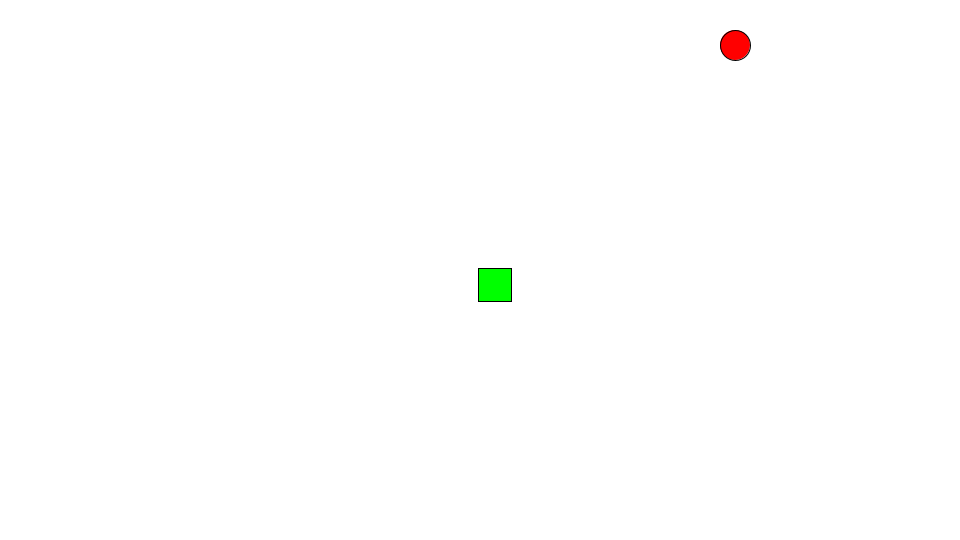
Frame 1 (no input)
Frame 60 (the mouse pressed at the canvas centre just before this capture): identical to frame 1, image omitted
Frame 120 (the mouse held since frame 60 and released just before this capture): identical to frame 1, image omitted

The Processing sketch that drew this single still picture (run headless with seeded random() and noise(); from frame 60 on, the mouse is pressed at the canvas centre):

// Processing sketch: Snake_Game
// ── Snake_Game.pde
Snake s;
PVector food;
int res;
int rows;
int cols;

void setup() {
  frameRate(10);
  size(960, 540);
  res = 30;
  cols = width/res;
  rows = height/res;
  PVector pos = new PVector(cols/2, rows/2);
  pos.mult(res);
  s = new Snake(pos, res);
  createfood();
}

void draw() {
  background(255);

  stroke(0);
  fill(255, 0, 0);
  circle(food.x + res/2, food.y + res/2, res);

  s.show();
  s.update();
  s.wrapEdges();
  if (s.eat(food)) {
    s.grow();
    createfood();
  }
  if (s.bite()) {
    println("Game Over");
    println("Score: " + (1 + s.tail.size()));
    noLoop();
  }
}

void createfood() {
  int x = (int)(Math.random()*cols);
  int y = (int)(Math.random()*rows);
  food = new PVector(x*res, y*res);
}

void keyPressed() {
  PVector vel = new PVector();
  switch(keyCode) {
  case UP:
    vel = new PVector(0, -1);
    break;
  case LEFT:
    vel = new PVector(-1, 0);
    break;
  case DOWN:
    vel = new PVector(0, 1);
    break;
  case RIGHT:
    vel = new PVector(1, 0);
    break;
  }
  vel.mult(res);
  if (s.tail.size() > 0) {
    if ((vel.x + s.vel.x != 0) && (vel.y + s.vel.y != 0)) {
      s.vel = vel;
    }
  } else {
    s.vel = vel;
  }
  draw();
}

// ── Snake.pde
class Snake {

  int res;
  PVector head;
  ArrayList<PVector> tail;
  PVector vel;

  Snake(PVector h, int r) {
    res = r;
    head = h;
    tail = new ArrayList<PVector>();
    vel = new PVector(0, 0);
  }

  void update() {
    tail.add(head.copy());
    tail.remove(0);
    head.add(vel);
  }

  boolean eat(PVector food) {
    if ((head.x == food.x) && (head.y == food.y)) {
      return true;
    } else {
      return false;
    }
  }

  void grow() {
    tail.add(head.copy());
    head.add(vel);
  }

  boolean bite() {
    boolean bitten = false;
    for (PVector t : tail) {
      if ((head.x == t.x) && (head.y == t.y)) {
        bitten = true;
      }
    }
    return bitten;
  }

  void show() {
    stroke(0);
    fill(150, 255, 0);
    for (PVector t : tail) {
      rect(t.x, t.y, res, res);
    }
    fill(0, 255, 0);
    rect(head.x - 0.05*res, head.y - 0.05*res, 1.1*res, 1.1*res);
  }

  void wrapEdges() {
    if (head.x < 0) {
      head.x = width - res;
    }
    if (head.x > width - res) {
      head.x = 0;
    }
    if (head.y < 0) {
      head.y = height - res;
    }
    if (head.y > height - res) {
      head.y = 0;
    }
  }
}
